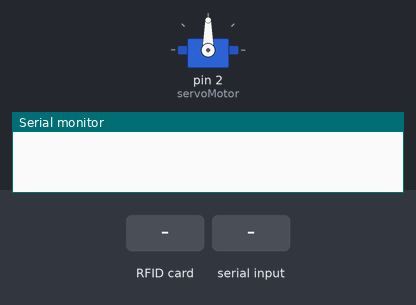
This sketch was run on a simulated Arduino Uno, built with avr-gcc and run on an emulated ATmega328P. Shown: servo, the last lines printed to the serial monitor. The inputs (shaded band) are chosen by the test bench.

Above: at 1.2 s.
1.3 s: RFID card 79 65 CB 35 held to the reader
2.8 s: "y" received over Serial
At 3.5 s:
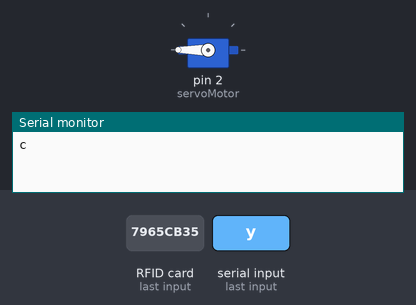
4.3 s: RFID card 5E 7A 19 C4 held to the reader
At 7.0 s:
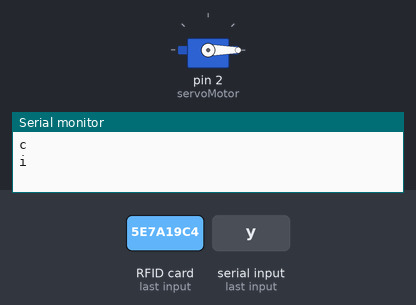
Timing chart, 0 to 8.5 s (numbered marks = the images above; inputs shaded):
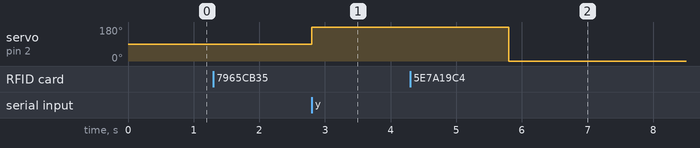

Measured:
- after the input at 2.8 s, servo on pin 2 (servoMotor): 90° → 180° at once

The sketch:

feed.ino
```cpp
   /*
Pins  SPI    UNO
1 (NSS) SAD (SS)   10  a
2       SCK        13  ab
3       MOSI       11  c
4       MISO       12  cb
5       IRQ        *   n
6       GND       GND  nb
7       RST        5   v
8      +3.3V (VCC) 3V3 vb
* Not needed
1 on ICPS header
*/

/*
 * Arduino Pins
 * Servo = 2
 * sensor afuera = 5
 * sensor adentro = 6
 */

#include <SPI.h>
#include <MFRC522.h>
#include <Servo.h>

#define RST_PIN  9    //Pin 9 para el reset del RC522
#define SS_PIN  10   //Pin 10 para el SS (SDA) del RC522

MFRC522 mfrc522(SS_PIN, RST_PIN); ///Creamos el objeto para el RC522
Servo servoMotor;

void setup() {
  Serial.begin(9600); //Iniciamos La comunicacion serial
  SPI.begin();        //Iniciamos el Bus SPI
  mfrc522.PCD_Init(); // Iniciamos el MFRC522
  servoMotor.attach(2);
//  Serial.println("Control de acceso:");
}

byte ActualUID[4]; //almacenará el código del Tag leído
byte Usuario1[4]= {0x79, 0x65, 0xCB, 0x35} ; //código del usuario 1 79 65 CB 35
byte Usuario2[4]= {0x45, 0x03, 0x00, 0xAB} ; //código del usuario 2
int wait_answer = 0;
int incomingByte = 0;
void loop() {
  // Revisamos si hay nuevas tarjetas  presentes
  if ( mfrc522.PICC_IsNewCardPresent())
        {
      //Seleccionamos una tarjeta
            if ( mfrc522.PICC_ReadCardSerial())
            {
                  // Enviamos serialemente su UID
//                  Serial.print(F("Card UID:"));
                  for (byte i = 0; i < mfrc522.uid.size; i++) {
//                          Serial.print(mfrc522.uid.uidByte[i] < 0x10 ? " 0" : " ");
//                          Serial.print(mfrc522.uid.uidByte[i], HEX);
                          ActualUID[i]=mfrc522.uid.uidByte[i];
                  }
//                  Serial.print("     ");
                  //comparamos los UID para determinar si es uno de nuestros usuarios
                  if(compareArray(ActualUID,Usuario1)||compareArray(ActualUID,Usuario2)){
//                    Serial.println("Acceso concedido...");
                    Serial.println('c');
                    wait_answer = 1;

                  }
                  else{
                    Serial.println('i');
                  }
                  // Terminamos la lectura de la tarjeta tarjeta  actual
                  mfrc522.PICC_HaltA();

            }
        }

        while(wait_answer == 1){
            if (Serial.available() > 0) {
                    incomingByte = Serial.read();
                    if(incomingByte=='y'){
                      servoMotor.write(180);
                      delay(3000);
                      servoMotor.write(0);
                    } else if (incomingByte=='n'){
                      // Nothing -> "Not yet doggie"
                    } else{

                    }
                    wait_answer = 0;
            }
        }
}

//Función para comparar dos vectores
 boolean compareArray(byte array1[],byte array2[])
{
  if(array1[0] != array2[0])return(false);
  if(array1[1] != array2[1])return(false);
  if(array1[2] != array2[2])return(false);
  if(array1[3] != array2[3])return(false);
  return(true);
}
```
